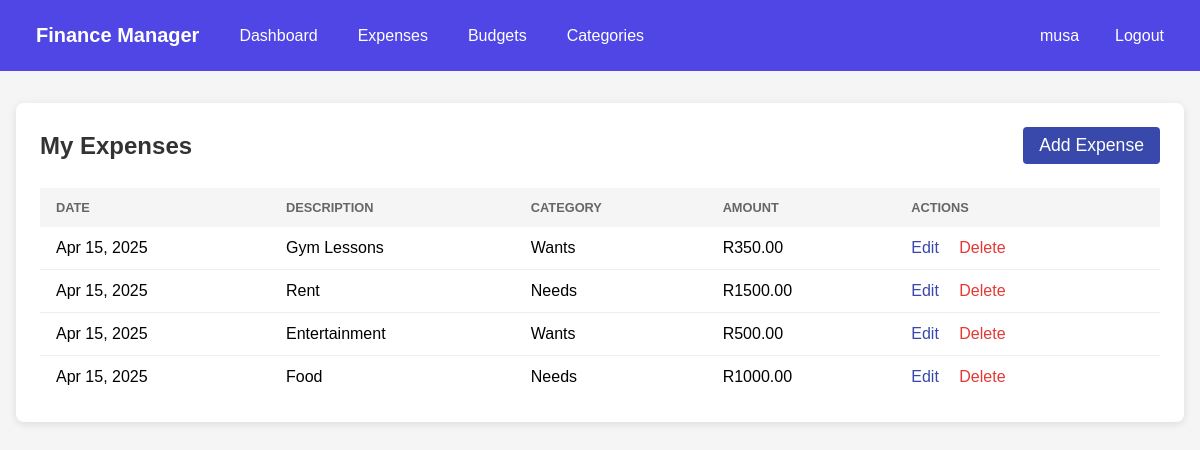
The app's page /expenses/ (signed in) with its own data.
### finances/models.py (models this page shows, shortened)
class Expense(models.Model):
    amount = models.DecimalField(max_digits=10, decimal_places=2)
    date = models.DateField()
    description = models.CharField(max_length=200)
    category = models.ForeignKey(Category, on_delete=models.CASCADE)
    user = models.ForeignKey(User, on_delete=models.CASCADE, null=True)
    class Meta:
        ordering = ['-date']
        indexes = [
            models.Index(fields=['user', 'date']),
            models.Index(fields=['category', 'date'])
        ]

class Category(models.Model):
    name = models.CharField(max_length=50)
    description = models.TextField(blank=True)
    user = models.ForeignKey(User, on_delete=models.CASCADE, null=True)
    class Meta:
        verbose_name_plural = "Categories"
        ordering = ['name']

### finances/views.py (the view)
# urls.py: path('expenses/', views.expense_list, name='expense_list'),
@login_required
def expense_list(request):
    expenses = Expense.objects.filter(user=request.user)
    return render(request, 'finances/expense_list.html', {'expenses': expenses})

### finances/templates/finances/expense_list.html (shortened to what this page needs)
{% extends 'finances/base.html' %}
{% block content %}
<div class="expense-container">
    <div class="expense-header">
        <h1 class="expense-title">My Expenses</h1>
        <a href="{% url 'finances:expense_create' %}" class="add-button">Add Expense</a>
    </div>
    {% if expenses %}
        <div style="overflow-x: auto;">
            <table class="expense-table">
                <thead>
                    <tr>
                        <th>Date</th>
                        <th>Description</th>
                        <th>Category</th>
                        <th>Amount</th>
                        <th>Actions</th>
                    </tr>
                </thead>
                <tbody>
                    {% for expense in expenses %}
                        <tr>
                            <td>{{ expense.date|date:"M d, Y" }}</td>
                            <td>{{ expense.description }}</td>
                            <td>{{ expense.category.name }}</td>
                            <td>R{{ expense.amount|floatformat:2 }}</td>
                            <td>
                                <a href="{% url 'finances:expense_edit' expense.pk %}" class="action-link edit-link">Edit</a>
                                <a href="{% url 'finances:expense_delete' expense.pk %}" class="action-link delete-link">Delete</a>
                            </td>
                        </tr>
                    {% endfor %}
                </tbody>
            </table>
        </div>
    {% else %}
        <p class="empty-message">No expenses found. Add your first expense!</p>
    {% endif %}
</div>
{% endblock %}

### finances/templates/finances/base.html (shortened to what this page needs)
<!DOCTYPE html>
<html>
<head>
</head>
<body>
    <nav>
        <div class="container">
            <div class="nav-links">
                <a href="{% url 'finances:dashboard' %}" class="nav-brand">Finance Manager</a>
                {% if user.is_authenticated %}
                <a href="{% url 'finances:dashboard' %}">Dashboard</a>
                <a href="{% url 'finances:expense_list' %}">Expenses</a>
                <a href="{% url 'finances:budget_list' %}">Budgets</a>
                <a href="{% url 'finances:category_list' %}">Categories</a>
                {% endif %}
            </div>
            <div class="nav-links">
                {% if user.is_authenticated %}
                    <span style="margin-right: 1rem;">{{ user.username }}</span>
                    <a href="{% url 'finances:logout' %}">Logout</a>
                {% else %}
                    <a href="{% url 'finances:login' %}">Login</a>
                    <a href="{% url 'finances:register' %}">Register</a>
                {% endif %}
            </div>
        </div>
    </nav>
    <main>
        {% block content %}{% endblock %}
    </main>
</body>
</html>

### finances/templates/finances/base.html (style rules this page uses)
body { font-family: Arial, sans-serif; margin: 0; padding: 0; background-color: #f5f5f5; }
nav { background-color: #4f46e5; color: white; padding: 1rem; }
nav .container { display: flex; justify-content: space-between; max-width: 1200px; margin: 0 auto; }
nav a { color: white; text-decoration: none; padding: 0.5rem 1rem; margin: 0 0.25rem; }
.nav-brand { font-size: 1.25rem; font-weight: bold; }
.nav-links { display: flex; align-items: center; }
main { max-width: 1200px; margin: 2rem auto; padding: 0 1rem; }
.add-button { background-color: #4f46e5; color: white; padding: 0.75rem 1.5rem; border-radius: 8px; font-size: 1.1rem; text-decoration: none; transition: background-color 0.3s; }

### finances/templates/finances/expense_list.html (style rules this page uses)
.expense-container { background: white; padding: 1.5rem; border-radius: 8px; box-shadow: 0 2px 8px rgba(0,0,0,0.1); margin-bottom: 2rem; }
.expense-header { display: flex; justify-content: space-between; align-items: center; margin-bottom: 1.5rem; }
.expense-title { font-size: 1.5rem; font-weight: bold; color: #333; margin: 0; }
.add-button { background-color: #3949ab; color: white; padding: 0.5rem 1rem; border-radius: 4px; text-decoration: none; font-weight: 500; }
.expense-table { width: 100%; border-collapse: collapse; }
.expense-table th { text-align: left; padding: 0.75rem 1rem; background-color: #f5f5f5; font-size: 0.8rem; text-transform: uppercase; font-weight: 600; color: #666; }
.expense-table td { padding: 0.75rem 1rem; border-bottom: 1px solid #eee; }
.expense-table tr:last-child td { border-bottom: none; }
.action-link { text-decoration: none; margin-right: 1rem; }
.edit-link { color: #3949ab; }
.delete-link { color: #e53935; }

### records on screen
Expense: date "Apr 15, 2025", description "Gym Lessons", category.name "Wants", amount "350.00"
Expense: date "Apr 15, 2025", description "Rent", category.name "Needs", amount "1500.00"
Expense: date "Apr 15, 2025", description "Entertainment", category.name "Wants", amount "500.00"
Expense: date "Apr 15, 2025", description "Food", category.name "Needs", amount "1000.00"

### other values on screen
{{ user.username }} "musa"
